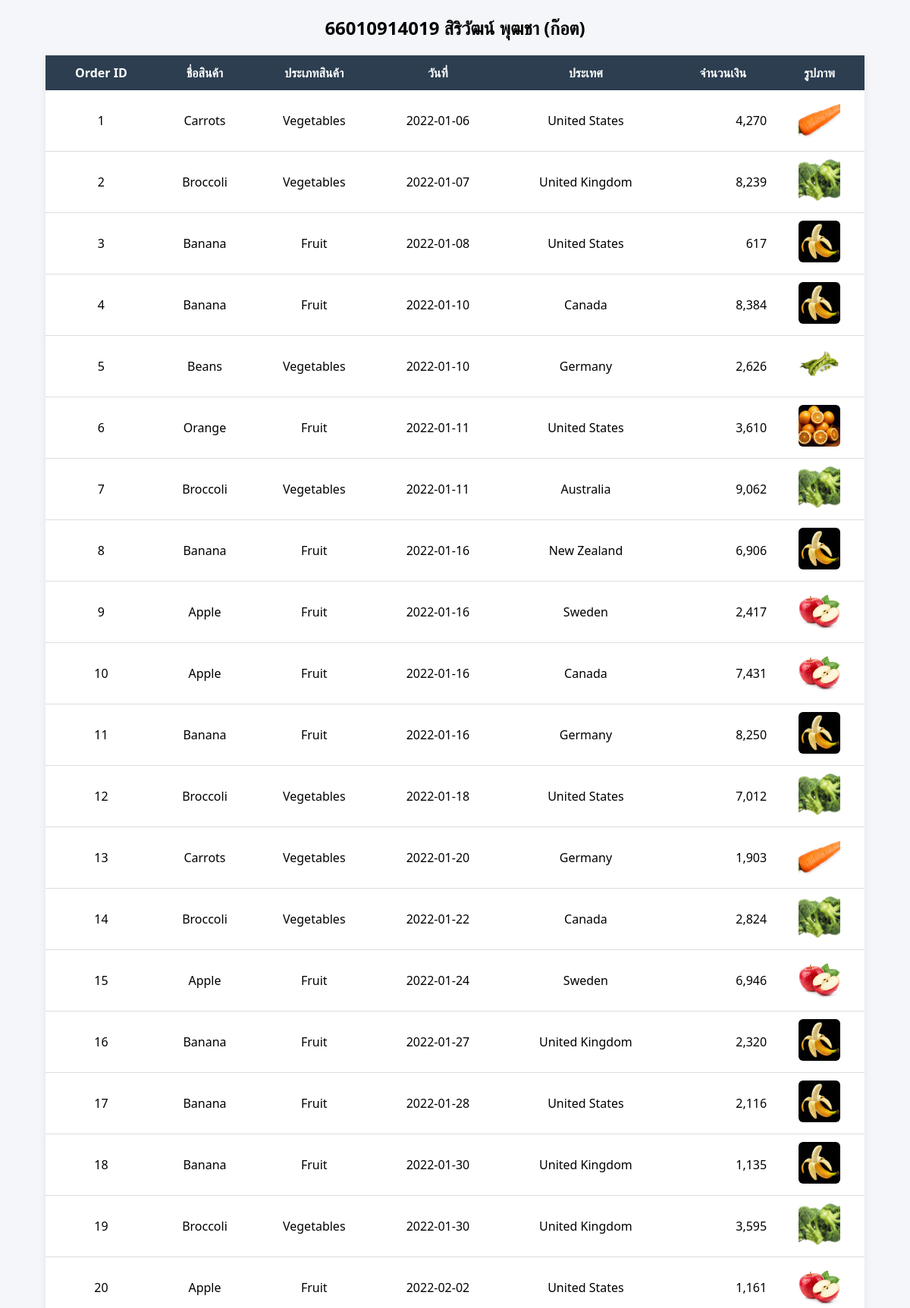
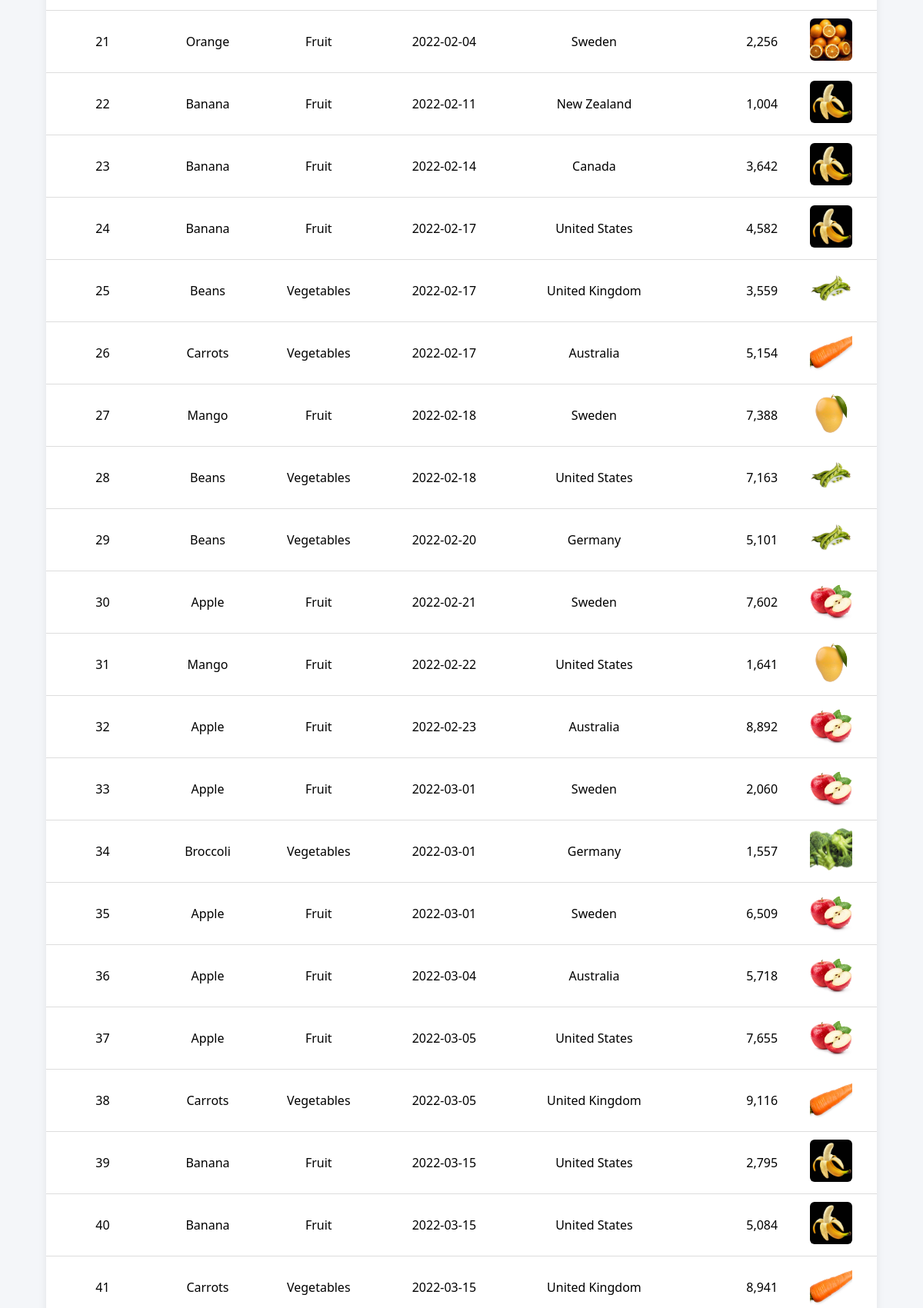
The page /g/a.php (upper part) on the database its author committed (2 pictures, top to bottom).
### tables this page shows
CREATE TABLE `popsupermarket` (
  `p_order_id` int(11) NOT NULL,
  `p_product_name` varchar(100) NOT NULL,
  `p_category` varchar(100) NOT NULL,
  `p_date` date NOT NULL,
  `p_country` varchar(100) NOT NULL,
  `p_amount` int(9) NOT NULL
);

### g/a.php (the view, shortened to what this page needs)
<!DOCTYPE html>
<html lang="th">
<head>
</head>
<body>
<h2>66010914019 สิริวัฒน์ พุฒชา (ก๊อต)</h2>
<table>
<thead>
<tr>
    <th>Order ID</th>
    <th>ชื่อสินค้า</th>
    <th>ประเภทสินค้า</th>
    <th>วันที่</th>
    <th>ประเทศ</th>
    <th>จำนวนเงิน</th>
    <th>รูปภาพ</th>
</tr>
</thead>
<tbody>
<?php
require_once("connectdb.php");
$sql = "SELECT p_order_id, p_product_name, p_category, p_date, p_country, p_amount
        FROM popsupermarket";
$result = mysqli_query($conn, $sql);
if(mysqli_num_rows($result) > 0){
    while($row = mysqli_fetch_assoc($result)){
        $imagePath = "images/".$row['p_product_name'].".jpg";
?>
<tr>
    <td><?= htmlspecialchars($row['p_order_id']) ?></td>
    <td><?= htmlspecialchars($row['p_product_name']) ?></td>
    <td><?= htmlspecialchars($row['p_category']) ?></td>
    <td><?= htmlspecialchars($row['p_date']) ?></td>
    <td><?= htmlspecialchars($row['p_country']) ?></td>
    <td class="amount"><?= number_format($row['p_amount'],0) ?></td>
    <td>
        <?php if(file_exists($imagePath)): ?>
            <img src="<?= $imagePath ?>" alt="<?= htmlspecialchars($row['p_product_name']) ?>">
        <?php else: ?>
            <span>-</span>
        <?php endif; ?>
    </td>
</tr>
<?php
    }
}else{
?>
<tr>
    <td colspan="7" class="empty">ไม่พบข้อมูลรายการสั่งซื้อ</td>
</tr>
<?php
}
?>
</tbody>
</table>
</body>
</html>

### g/a.php (style rules this page uses)
:root { --primary:#2c3e50; --bg:#f4f6f9; --card:#ffffff; --hover:#f1f1f1; }
body { font-family:"Segoe UI", Tahoma, sans-serif; background:var(--bg); margin:0; }
h2 { text-align:center; margin:20px 0; }
table { width:90%; margin:20px auto; border-collapse:collapse; background:var(--card); box-shadow:0 4px 10px rgba(0,0,0,.08); }
th { background:var(--primary); color:white; padding:12px; text-align:center; }
td { padding:10px; border-bottom:1px solid #ddd; text-align:center; }
.amount { text-align:right; }
img { width:55px; height:55px; object-fit:cover; border-radius:6px; }

### rows shown on the page
popsupermarket: p_order_id "1", p_product_name "Carrots", p_category "Vegetables", p_date "2022-01-06", p_country "United States", p_amount "4,270", p_product_name (picture)
popsupermarket: p_order_id "2", p_product_name "Broccoli", p_category "Vegetables", p_date "2022-01-07", p_country "United Kingdom", p_amount "8,239", p_product_name (picture)
popsupermarket: p_order_id "3", p_product_name "Banana", p_category "Fruit", p_date "2022-01-08", p_country "United States", p_amount "617", p_product_name (picture)
popsupermarket: p_order_id "4", p_product_name "Banana", p_category "Fruit", p_date "2022-01-10", p_country "Canada", p_amount "8,384", p_product_name (picture)
popsupermarket: p_order_id "5", p_product_name "Beans", p_category "Vegetables", p_date "2022-01-10", p_country "Germany", p_amount "2,626", p_product_name (picture)
popsupermarket: p_order_id "6", p_product_name "Orange", p_category "Fruit", p_date "2022-01-11", p_country "United States", p_amount "3,610", p_product_name (picture)
popsupermarket: p_order_id "7", p_product_name "Broccoli", p_category "Vegetables", p_date "2022-01-11", p_country "Australia", p_amount "9,062", p_product_name (picture)
popsupermarket: p_order_id "8", p_product_name "Banana", p_category "Fruit", p_date "2022-01-16", p_country "New Zealand", p_amount "6,906", p_product_name (picture)
popsupermarket: p_order_id "9", p_product_name "Apple", p_category "Fruit", p_date "2022-01-16", p_country "Sweden", p_amount "2,417", p_product_name (picture)
popsupermarket: p_order_id "10", p_product_name "Apple", p_category "Fruit", p_date "2022-01-16", p_country "Canada", p_amount "7,431", p_product_name (picture)
popsupermarket: p_order_id "11", p_product_name "Banana", p_category "Fruit", p_date "2022-01-16", p_country "Germany", p_amount "8,250", p_product_name (picture)
popsupermarket: p_order_id "12", p_product_name "Broccoli", p_category "Vegetables", p_date "2022-01-18", p_country "United States", p_amount "7,012", p_product_name (picture)
popsupermarket: p_order_id "13", p_product_name "Carrots", p_category "Vegetables", p_date "2022-01-20", p_country "Germany", p_amount "1,903", p_product_name (picture)
popsupermarket: p_order_id "14", p_product_name "Broccoli", p_category "Vegetables", p_date "2022-01-22", p_country "Canada", p_amount "2,824", p_product_name (picture)
popsupermarket: p_order_id "15", p_product_name "Apple", p_category "Fruit", p_date "2022-01-24", p_country "Sweden", p_amount "6,946", p_product_name (picture)
popsupermarket: p_order_id "16", p_product_name "Banana", p_category "Fruit", p_date "2022-01-27", p_country "United Kingdom", p_amount "2,320", p_product_name (picture)
popsupermarket: p_order_id "17", p_product_name "Banana", p_category "Fruit", p_date "2022-01-28", p_country "United States", p_amount "2,116", p_product_name (picture)
popsupermarket: p_order_id "18", p_product_name "Banana", p_category "Fruit", p_date "2022-01-30", p_country "United Kingdom", p_amount "1,135", p_product_name (picture)
popsupermarket: p_order_id "19", p_product_name "Broccoli", p_category "Vegetables", p_date "2022-01-30", p_country "United Kingdom", p_amount "3,595", p_product_name (picture)
popsupermarket: p_order_id "20", p_product_name "Apple", p_category "Fruit", p_date "2022-02-02", p_country "United States", p_amount "1,161", p_product_name (picture)
popsupermarket: p_order_id "21", p_product_name "Orange", p_category "Fruit", p_date "2022-02-04", p_country "Sweden", p_amount "2,256", p_product_name (picture)
popsupermarket: p_order_id "22", p_product_name "Banana", p_category "Fruit", p_date "2022-02-11", p_country "New Zealand", p_amount "1,004", p_product_name (picture)
popsupermarket: p_order_id "23", p_product_name "Banana", p_category "Fruit", p_date "2022-02-14", p_country "Canada", p_amount "3,642", p_product_name (picture)
popsupermarket: p_order_id "24", p_product_name "Banana", p_category "Fruit", p_date "2022-02-17", p_country "United States", p_amount "4,582", p_product_name (picture)
popsupermarket: p_order_id "25", p_product_name "Beans", p_category "Vegetables", p_date "2022-02-17", p_country "United Kingdom", p_amount "3,559", p_product_name (picture)
popsupermarket: p_order_id "26", p_product_name "Carrots", p_category "Vegetables", p_date "2022-02-17", p_country "Australia", p_amount "5,154", p_product_name (picture)
popsupermarket: p_order_id "27", p_product_name "Mango", p_category "Fruit", p_date "2022-02-18", p_country "Sweden", p_amount "7,388", p_product_name (picture)
popsupermarket: p_order_id "28", p_product_name "Beans", p_category "Vegetables", p_date "2022-02-18", p_country "United States", p_amount "7,163", p_product_name (picture)
popsupermarket: p_order_id "29", p_product_name "Beans", p_category "Vegetables", p_date "2022-02-20", p_country "Germany", p_amount "5,101", p_product_name (picture)
popsupermarket: p_order_id "30", p_product_name "Apple", p_category "Fruit", p_date "2022-02-21", p_country "Sweden", p_amount "7,602", p_product_name (picture)
popsupermarket: p_order_id "31", p_product_name "Mango", p_category "Fruit", p_date "2022-02-22", p_country "United States", p_amount "1,641", p_product_name (picture)
popsupermarket: p_order_id "32", p_product_name "Apple", p_category "Fruit", p_date "2022-02-23", p_country "Australia", p_amount "8,892", p_product_name (picture)
popsupermarket: p_order_id "33", p_product_name "Apple", p_category "Fruit", p_date "2022-03-01", p_country "Sweden", p_amount "2,060", p_product_name (picture)
popsupermarket: p_order_id "34", p_product_name "Broccoli", p_category "Vegetables", p_date "2022-03-01", p_country "Germany", p_amount "1,557", p_product_name (picture)
popsupermarket: p_order_id "35", p_product_name "Apple", p_category "Fruit", p_date "2022-03-01", p_country "Sweden", p_amount "6,509", p_product_name (picture)
popsupermarket: p_order_id "36", p_product_name "Apple", p_category "Fruit", p_date "2022-03-04", p_country "Australia", p_amount "5,718", p_product_name (picture)
popsupermarket: p_order_id "37", p_product_name "Apple", p_category "Fruit", p_date "2022-03-05", p_country "United States", p_amount "7,655", p_product_name (picture)
popsupermarket: p_order_id "38", p_product_name "Carrots", p_category "Vegetables", p_date "2022-03-05", p_country "United Kingdom", p_amount "9,116", p_product_name (picture)
popsupermarket: p_order_id "39", p_product_name "Banana", p_category "Fruit", p_date "2022-03-15", p_country "United States", p_amount "2,795", p_product_name (picture)
popsupermarket: p_order_id "40", p_product_name "Banana", p_category "Fruit", p_date "2022-03-15", p_country "United States", p_amount "5,084", p_product_name (picture)
popsupermarket: p_order_id "41", p_product_name "Carrots", p_category "Vegetables", p_date "2022-03-15", p_country "United Kingdom", p_amount "8,941", p_product_name (picture)
